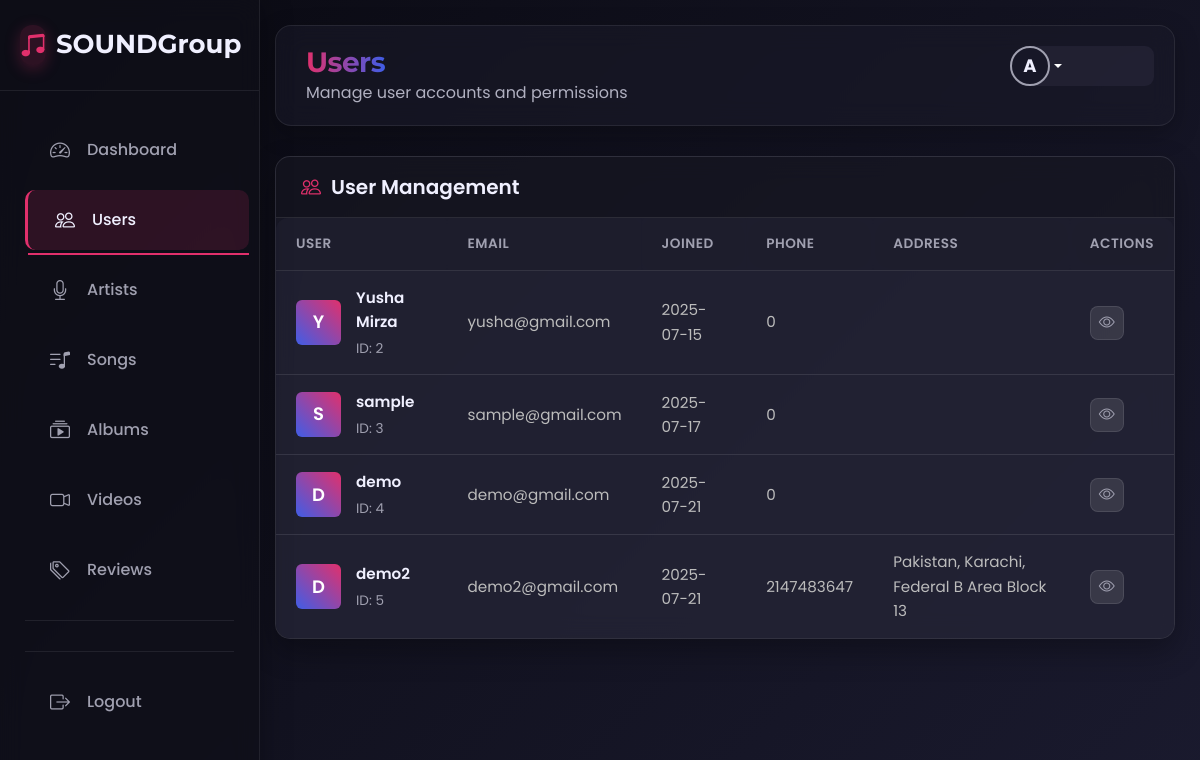
Screenshot of /admin/users.php (signed in) with the database file from the repository.
### tables this page shows
CREATE TABLE `user_data` (
  `id` int(11) NOT NULL,
  `name` varchar(100) NOT NULL,
  `email` varchar(100) NOT NULL,
  `password` varchar(255) NOT NULL,
  `role` enum('admin','user') DEFAULT 'user',
  `created_at` timestamp NOT NULL DEFAULT current_timestamp(),
  `phone` int(11) NOT NULL,
  `address` varchar(255) NOT NULL
);

### admin/users.php (the view, shortened to what this page needs)
<?php
include 'connection.php';
$sql = "SELECT * FROM user_data WHERE id != 1";
$results = mysqli_query($con, $sql);
?>
<!DOCTYPE html>
<html lang="en">
<head>
  <link href="https://cdn.jsdelivr.net/npm/select2@4.1.0-rc.0/dist/css/select2.min.css" rel="stylesheet" />
    <?php
    include 'head-css.php';
    ?>
</head>
<body>
<?php
  include 'admin-header.php'
  ?>
    <div id="wrapper">
        <?php
        include 'sidebar.php';
        ?>
        <div id="content">
            <div class="topbar">
                <div>
                    <h2 class="page-title">Users</h2>
                    <p class="text-muted mb-0">Manage user accounts and permissions</p>
                </div>
                <div class="user-menu admin-usermenu" onclick='toggledropdown()'>
                <div class="dropdown">
                  <a href="#" class="d-flex align-items-center text-white text-decoration-none dropdown-toggle" id="userDropdown" data-bs-toggle="dropdown" aria-expanded="false">
                    <div class="user-avatar <?php echo 'guest'; ?>">
                      <?php
                          echo 'A';
                      ?>
                    </div>
                  </a>
                </div>
              </div>
            </div>
            <div class="page-section active" id="users">
                <div class="card">
                    <div class="card-header">
                        <h5><i class="bi bi-people"></i> User Management</h5>
                    </div>
                    <div class="card-body">
                        <div class="table-container">
                            <table class="table">
                                <thead>
                                    <tr>
                                        <th>User</th>
                                        <th>Email</th>
                                        <th>Joined</th>
                                        <th>Phone</th>
                                        <th>Address</th>
                                        <th>Actions</th>
                                    </tr>
                                </thead>
                                <tbody>
                                    <?php
                                    if (mysqli_num_rows($results) > 0) {
                                            while ($rows = mysqli_fetch_assoc($results)) {
                                                echo '<tr>
                                        <td>
                                            <div class="user-info-row">
                                                <div class="user-avatar-sm" style="background: linear-gradient(45deg, #405DE6, #E1306C);">
                                                    '. strtoupper(substr($rows['name'], 0, 1)) .'
                                                </div>
                                                <div class="user-details">
                                                    <div class="user-name-row">' . $rows['name'] . '</div>
                                                    <div class="user-meta">
                                                        <span>ID: ' . $rows['id'] . '</span>
                                                    </div>
                                                </div>
                                            </div>
                                        </td>
                                        <td>' . $rows['email'] . '</td>
                                        <td>' . substr($rows['created_at'], 0, 10) . '</td>
                                        <td>' . $rows['phone'] . '</td>
                                        <td>' . $rows['address'] . '</td>
                                        <td>
                                            <div class="action-buttons">
                                                <button class="btn btn-outline" title="View" data-bs-toggle="modal" data-bs-target="#viewUserModal">
                                                    <i class="bi bi-eye"></i>
                                                </button>
                                            </div>
                                        </td>
                                    </tr>';
                                            }
                                        }
                                    ?>
                                </tbody>
                            </table>
                        </div>
                    </div>
                </div>
            </div>
        </div>
    </div>
    <?php
    include 'js-scripts.php';
    ?>
</body>
</html>

### admin/users.php (style rules this page uses)
#wrapper { display: flex; min-height: 100vh; }
#content { width: calc(100% - 250px); margin-left: 250px; padding: 25px; transition: all 0.3s ease; }
.card { background: rgba(30, 30, 46, 0.6); backdrop-filter: blur(12px); border-radius: 15px; border: 1px solid rgba(255, 255, 255, 0.1); box-shadow: 0 12px 30px rgba(0, 0, 0, 0.3); margin-bottom: 30px; transition: all 0.3s ease; overflow: hidden; }
.card-header { background: rgba(0, 0, 0, 0.15); border-bottom: 1px solid rgba(255, 255, 255, 0.1); padding: 18px 25px; font-weight: 600; font-size: 18px; display: flex; justify-content: space-between; align-items: center; }
.card-header h5 { margin: 0; font-weight: 600; color: var(--lighter); display: flex; align-items: center; gap: 10px; }
.card-header h5 i { color: var(--primary); }
.card-body { padding: 0; }
.table-container { overflow-x: auto; }
.table { margin-bottom: 0; border-collapse: separate; border-spacing: 0; width: 100%; color: var(--lighter); }
.table thead { position: sticky; top: 0; z-index: 10; }
.table thead th { background: rgba(30, 30, 46, 0.9); color: var(--light); font-weight: 600; border-top: none; border-bottom: 1px solid rgba(255, 255, 255, 0.1); padding: 15px 20px; font-size: 0.85rem; text-transform: uppercase; letter-spacing: 0.5px; }
.table tbody td { padding: 15px 20px; vertical-align: middle; border-bottom: 1px solid rgba(255, 255, 255, 0.1); font-size: 0.95rem; background: rgba(40, 40, 60, 0.5); color: #bcbcbc !important; }
.table tbody tr { transition: all 0.2s ease; }
.table tbody tr:last-child td { border-bottom: none; }
.user-info-row { display: flex; align-items: center; gap: 15px; }
.user-avatar-sm { width: 45px; height: 45px; border-radius: 6px; object-fit: cover; flex-shrink: 0; background: linear-gradient(45deg, var(--primary), var(--secondary)); display: flex; align-items: center; justify-content: center; color: white; font-weight: 600; font-size: 18px; }
.user-details { flex: 1; }
.user-name-row { font-weight: 600; margin-bottom: 3px; color: var(--lighter); }
.user-meta { font-size: 0.85rem; color: var(--light); display: flex; align-items: center; gap: 8px; }
.action-buttons { display: flex; gap: 8px; }
.action-buttons .btn { width: 34px; height: 34px; display: flex; align-items: center; justify-content: center; padding: 0; border-radius: 8px; background: rgba(255, 255, 255, 0.1); border: 1px solid rgba(255, 255, 255, 0.1); color: var(--light); transition: all 0.2s ease; }

### rows the page displays
user_data: name "Y", name "Yusha Mirza", id "2", email "yusha@gmail.com", created_at "2025-07-15", phone "0"
user_data: name "S", name "sample", id "3", email "sample@gmail.com", created_at "2025-07-17", phone "0"
user_data: name "D", name "demo", id "4", email "demo@gmail.com", created_at "2025-07-21", phone "0"
user_data: name "D", name "demo2", id "5", email "demo2@gmail.com", created_at "2025-07-21", phone "2147483647", address "Pakistan, Karachi, Federal B Area Block 13"
